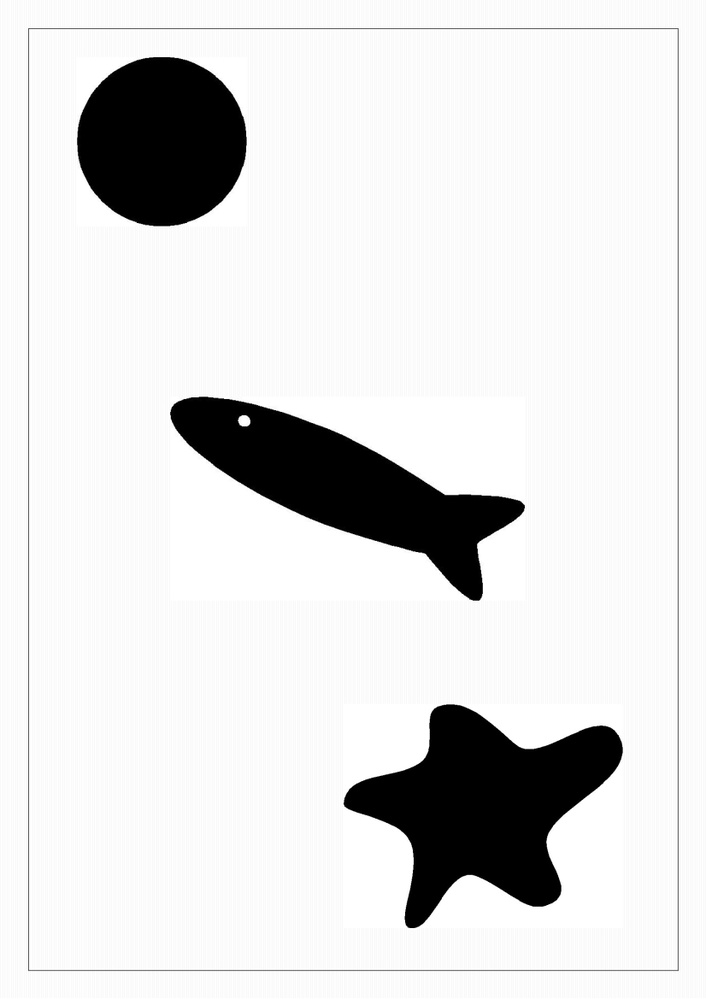
//> input picture DEMO_circle_fish_star_01.jpg, 706 x 999 px, shrunk from 826 x 1169 before the run
$ ./opencv_test   (built with g++ and OpenCV 4)
//> lines starting //> are read from the running program, lines starting //| are printed output that depends on the picture; after the words box and inside, x2 and y2 are one past the last pixel; in counts of white or black regions, pixels touching at a corner belong together
#include <iostream>
#include <cmath>

#include <opencv2/opencv.hpp>
#include <opencv2/core/mat.hpp>
#include <opencv2/imgcodecs.hpp>
#include <opencv2/imgproc.hpp>

#include <fstream>

const int THRESHOLD = 127;
const int CAMERA_PORT = 0;
const double pi = 3.14159265358979323846;

using namespace std;
using namespace cv;

// [19 lines left out: functions writeCSV, open_external_cam, not called in this run]

Mat make_grayscale(Mat &image) { // convert an image to grayscale
    Mat gray_image;
    cvtColor(image, gray_image, COLOR_BGR2GRAY);
    return gray_image;
}

// [21 lines left out: functions full_contrast, apply_thresholding, apply_adaptive_thresholding, not called in this run]

Mat apply_otsu_thresholding(Mat &image, int radius) { // otsu thresholding
    Mat target;
    Mat blur;
    GaussianBlur(image, blur, Size(0, 0), radius, radius);
    threshold(blur, target, THRESHOLD, 255, THRESH_BINARY_INV + THRESH_OTSU);  // do thresholding
    return target;
}

vector<Moments> get_moments(Mat &image) {  // get the 0th-3rd order moments for each component
    Mat labels, stats, centroids;
    connectedComponentsWithStats(image, labels, stats, centroids);

    int num_blobs = centroids.rows - 1;
    vector<Mat> blobs(num_blobs);

    for (int i=0; i<num_blobs; i++) {
        inRange(labels, i + 1, i + 1, blobs[i]);
    }

    vector<Moments> m(num_blobs);

    for (int i=0; i<num_blobs; i++) {
        m[i] = moments(blobs[i], true);
    }

    return m;
}

vector<int> get_centroid(Moments &m) { // get the x,y coordinates given moment data
    vector<int> centroid(2);

    centroid[0] = (int) (m.m10 / m.m00);
    centroid[1] = (int) (m.m01 / m.m00);

    return centroid;
}

double get_orientation(Moments &m) { // get the axis of minimum moments of inertia
    double n = 2 * (m.m00 * m.m11 - m.m10 * m.m01);
    double d = (m.m00 * m.m20 - m.m10 * m.m10) - (m.m00 * m.m02 - m.m01 * m.m01);

    return -0.5 * atan2(n, d); // atan2 retrieves the principal angle by default
}

void mark_blob(Mat &image, Moments &m) { // draw the axis of orientation on a blob
    vector<int> c = get_centroid(m);
    double o = get_orientation(m);
    double short_axis = sqrt(m.m00 / 4.0);
    double long_axis = 2 * short_axis;

    Point2i short_1, short_2, long_1, long_2;

    short_1 = Point2i(c[0] - short_axis * sin(o), c[1] - short_axis * cos(o));
    short_2 = Point2i(c[0] + short_axis * sin(o), c[1] + short_axis * cos(o));
    long_1 = Point2i(c[0] - long_axis * cos(o), c[1] + long_axis * sin(o));
    long_2 = Point2i(c[0] + long_axis * cos(o), c[1] - long_axis * sin(o));

    line(image, short_1, short_2, 255, 2, LINE_AA);
    line(image, long_1, long_2, 255, 2, LINE_AA);
}

vector<int> get_tri_classifier_labels(vector<Moments> &m) { // classify blobs according to area via kmeans algorithm
    Mat data(1, m.size(), CV_32F);

    for (int i=0; i<m.size(); i++) {
        data.at<float>(0, i) = m[i].m00;
    }

    double min, max;
    minMaxLoc(data, &min, &max);

    for (int i=0; i<m.size(); i++) {
        data.at<float>(0, i) = data.at<float>(0, i) / max;
    }

    vector<int> labels;
    kmeans(data, 3, labels, TermCriteria(TermCriteria::COUNT, 10, 1.0), 3, KmeansFlags::KMEANS_PP_CENTERS);

    return labels;
}

// [26 lines left out: function capture_photo, not called in this run]

int main() {
    cout << "Testing my OpenCV compilation." << endl;

    // Mat image = capture_photo();
    // Mat image = imread("DEMO_circle_fish_star_02.jpg");
    Mat image = imread("DEMO_circle_fish_star_01.jpg");
//> image is the input picture: 999 rows x 706 cols, CV_8UC3; min 0, max 255, mean 222.6

    Mat gray = make_grayscale(image);
    Mat bin_img = apply_otsu_thresholding(gray, 1); // 35 seems to be ideal, may be smaller for 720p cam
//> in apply_otsu_thresholding, `threshold(blur, target, THRESHOLD, 255, THRESH_BINARY_INV + THRESH_OTS..`:
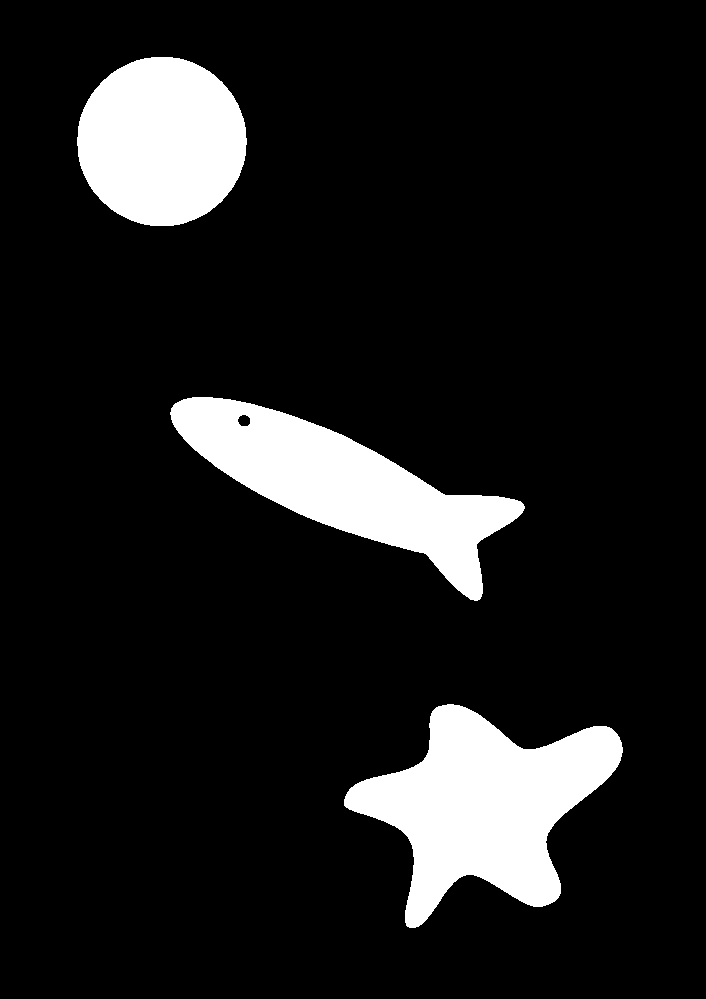
//> target: 999 rows x 706 cols, CV_8UC1; 11.4% white; 3 white regions, box (x1, y1, x2, y2) and area: (344, 704, 623, 928) 30976, (170, 397, 525, 601) 26748, (77, 57, 247, 226) 22538

    // [6 lines of commented-out code are left out]

    vector<Moments> m = get_moments(bin_img); // begin to gather stats
//> in get_moments, `connectedComponentsWithStats(image, labels, stats, centroids);`:
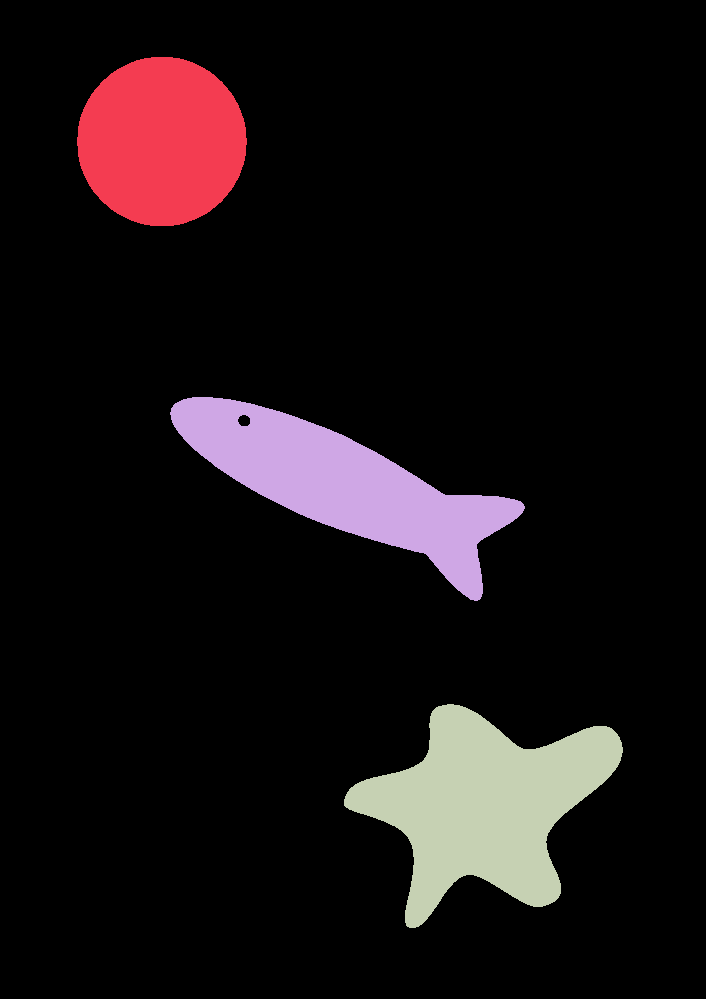
//> labels: 999 rows x 706 cols, CV_32SC1; 4 distinct labels, from 0 to 3; one colour per label, 0 black
//> in get_moments, `connectedComponentsWithStats(image, labels, stats, centroids);`: stats = [[0, 0, 706, 999, 625032], [77, 57, 170, 169, 22538], [170, 397, 355, 204, 26748], [344, 704, 279, 224, 30976]]; centroids = [[353.2, 497.4], [161.4, 141], [344, 484.1], [485.1, 805.5]]
//> m = 3 items
    vector<int> labels = get_tri_classifier_labels(m); // do classification
//> in get_tri_classifier_labels, `Mat data(1, m.size(), CV_32F);`: data = [0, 0, 0]
//> the loop in get_tri_classifier_labels, `for (int i=0; i<m.size(); i++)` made 3 passes
//> in get_tri_classifier_labels, `minMaxLoc(data, &min, &max);`: min = 22538; max = 30976
//> in get_tri_classifier_labels, `kmeans(data, 3, labels, TermCriteria(TermCriteria::COUNT, 10, 1.0), 3,..`: labels = [2, 0, 1]
//> labels = [2, 0, 1]
    vector<char> l_names = {'A', 'B', 'C', 'D', 'E'};

    for (int i=0; i<m.size(); i++) {
        Moments x = m[i];
        vector<int> c = get_centroid(x);
        double o = get_orientation(x);

        cout << "Blob #" << i << endl;
        cout << "(x: " << c[0] << ", y: " << c[1] << ")" << endl;
        cout << "theta = " << (180 / pi) * o << " degrees" << endl;
        cout << "area = " << x.m00 << " px" << endl;
        cout << "label = " << l_names[labels[i]] << "\n" << endl;

        mark_blob(image, x);
    }
//> this loop made 3 passes
//> (o, c in mark_blob, n in get_orientation (second call), d in get_orientation (second call), o in mark_blob, short_axis in mark_blob, long_axis in mark_blob, short_1 in mark_blob) on passes 2 to 3: (-0.408, [343, 484], 4.52e+12, 4.25e+12, -0.408, 81.77, 163.5, Point(375, 408)), (0.345, [485, 805], -9.79e+11, 1.19e+12, 0.345, 88, 176, Point(455, 722))
//> (n in get_orientation, d in get_orientation, o, c in mark_blob, n in get_orientation (second call), d in get_orientation (second call), o in mark_blob, short_axis in mark_blob) on pass 1: (-303890932, -222659061, 1.1, [161, 141], -303890932, -222659061, 1.1, 75.06)
//| Blob #0
//| (x: 161, y: 141)
//| theta = 63.115 degrees
//| area = 22538 px
//> (the first 4 of 15 printed lines)
//> pass 1, `mark_blob(image, x);`:
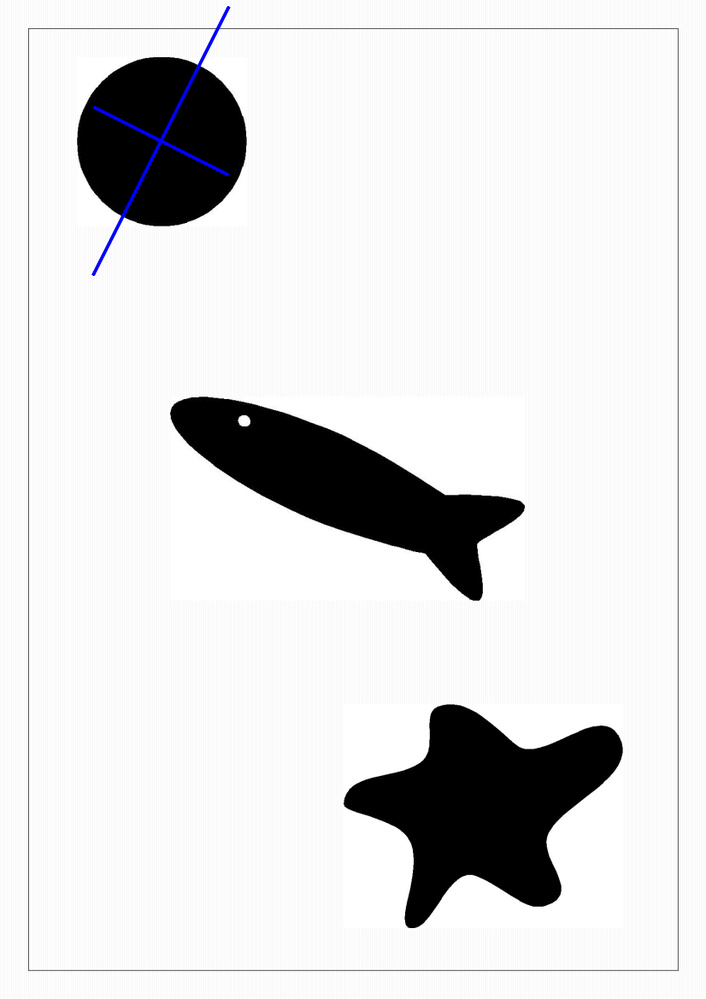
//> image: 999 rows x 706 cols, CV_8UC3; 0.3% of pixels changed, all inside (x1, y1, x2, y2) = (91, 5, 231, 277)
//> pass 2, `mark_blob(image, x);`:
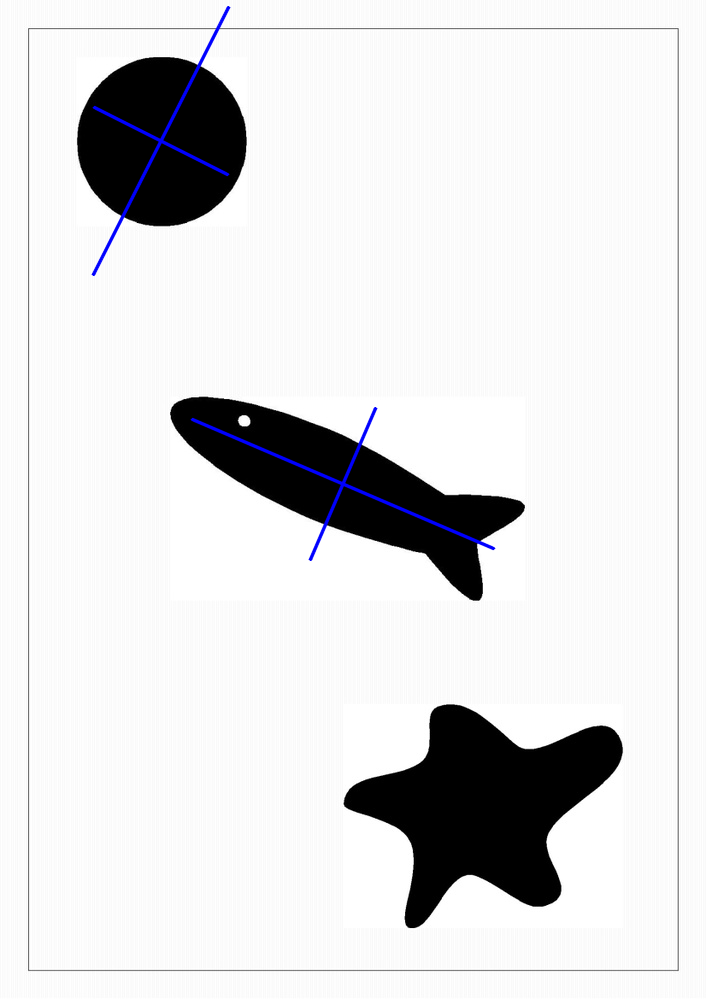
//> image: 999 rows x 706 cols, CV_8UC3; 0.34% of pixels changed, all inside (x1, y1, x2, y2) = (190, 407, 496, 562)
//> pass 3, `mark_blob(image, x);`:
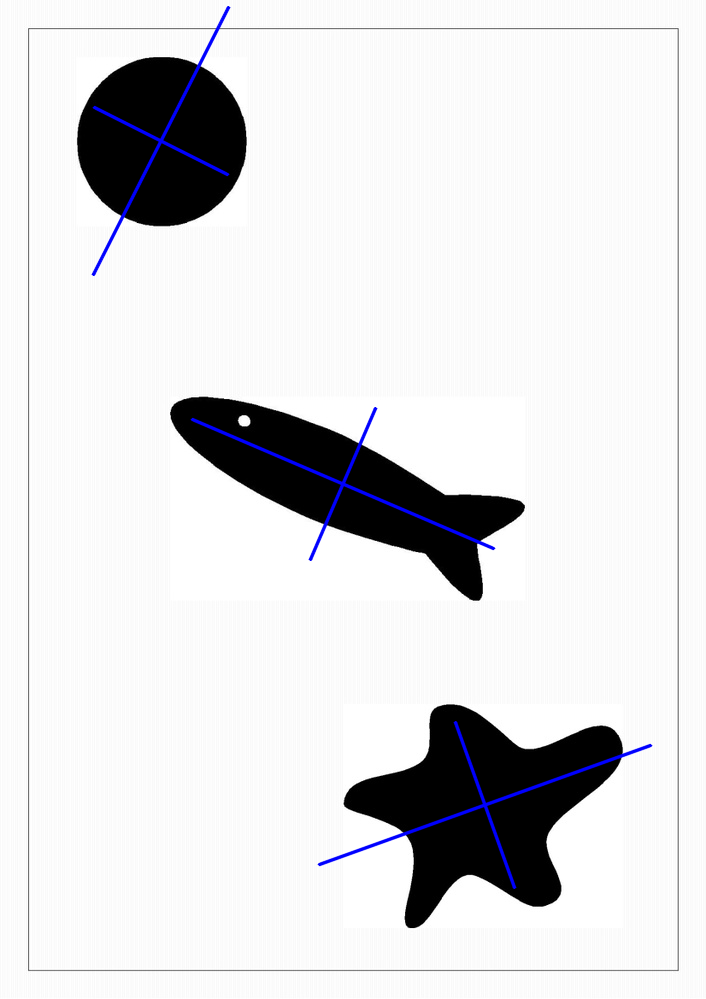
//> image: 999 rows x 706 cols, CV_8UC3; 0.36% of pixels changed, all inside (x1, y1, x2, y2) = (317, 721, 653, 890)

    // Display the image
    imshow("Image", image);

    waitKey(0);
    cout << "Hasta la vista, baby" << endl;

    return 0;
}
